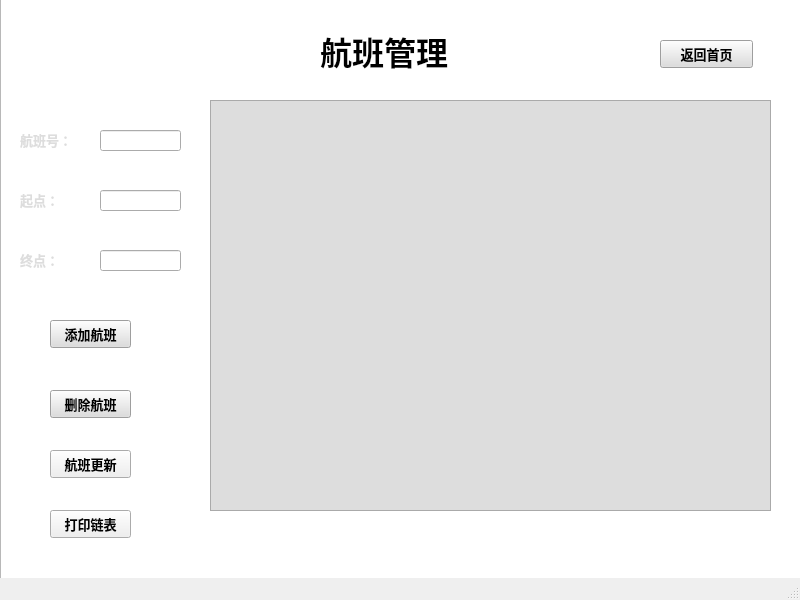
<?xml version="1.0" encoding="UTF-8"?>
<ui version="4.0">
 <class>ManageWindow</class>
 <widget class="QMainWindow" name="ManageWindow">
  <property name="geometry">
   <rect>
    <x>0</x>
    <y>0</y>
    <width>800</width>
    <height>600</height>
   </rect>
  </property>
  <property name="windowTitle">
   <string>MainWindow</string>
  </property>
  <property name="styleSheet">
   <string notr="true"/>
  </property>
  <widget class="QWidget" name="centralwidget">
   <widget class="QListView" name="listView">
    <property name="geometry">
     <rect>
      <x>0</x>
      <y>-90</y>
      <width>821</width>
      <height>671</height>
     </rect>
    </property>
    <property name="styleSheet">
     <string notr="true">background-image:url(&quot;C:/Users/11245/Documents/Web/background_image/1.jpg&quot;);
color:rgb(0,0,0)</string>
    </property>
   </widget>
   <widget class="QLabel" name="label">
    <property name="geometry">
     <rect>
      <x>320</x>
      <y>30</y>
      <width>181</width>
      <height>41</height>
     </rect>
    </property>
    <property name="font">
     <font>
      <family>Arial</family>
      <pointsize>24</pointsize>
      <weight>75</weight>
      <bold>true</bold>
     </font>
    </property>
    <property name="text">
     <string>航班管理</string>
    </property>
   </widget>
   <widget class="QPushButton" name="pushButton">
    <property name="geometry">
     <rect>
      <x>50</x>
      <y>320</y>
      <width>81</width>
      <height>28</height>
     </rect>
    </property>
    <property name="font">
     <font>
      <family>Arial</family>
      <pointsize>10</pointsize>
      <weight>75</weight>
      <bold>true</bold>
     </font>
    </property>
    <property name="styleSheet">
     <string notr="true">background-color:rgb(221,221,221)</string>
    </property>
    <property name="text">
     <string>添加航班</string>
    </property>
   </widget>
   <widget class="QPushButton" name="pushButton_4">
    <property name="geometry">
     <rect>
      <x>660</x>
      <y>40</y>
      <width>93</width>
      <height>28</height>
     </rect>
    </property>
    <property name="font">
     <font>
      <family>Arial</family>
      <pointsize>10</pointsize>
      <weight>75</weight>
      <bold>true</bold>
     </font>
    </property>
    <property name="styleSheet">
     <string notr="true">background-color:rgb(221,221,221)</string>
    </property>
    <property name="text">
     <string>返回首页</string>
    </property>
   </widget>
   <widget class="QTableView" name="tableView">
    <property name="geometry">
     <rect>
      <x>210</x>
      <y>100</y>
      <width>561</width>
      <height>411</height>
     </rect>
    </property>
    <property name="styleSheet">
     <string notr="true">background-color:rgb(221,221,221)</string>
    </property>
   </widget>
   <widget class="QPushButton" name="pushButton_5">
    <property name="geometry">
     <rect>
      <x>50</x>
      <y>390</y>
      <width>81</width>
      <height>28</height>
     </rect>
    </property>
    <property name="font">
     <font>
      <family>Arial</family>
      <pointsize>10</pointsize>
      <weight>75</weight>
      <bold>true</bold>
     </font>
    </property>
    <property name="styleSheet">
     <string notr="true">background-color:rgb(221,221,221)</string>
    </property>
    <property name="text">
     <string>删除航班</string>
    </property>
   </widget>
   <widget class="QLabel" name="label_3">
    <property name="geometry">
     <rect>
      <x>20</x>
      <y>130</y>
      <width>72</width>
      <height>20</height>
     </rect>
    </property>
    <property name="font">
     <font>
      <family>Arial</family>
      <pointsize>10</pointsize>
      <weight>75</weight>
      <bold>true</bold>
     </font>
    </property>
    <property name="styleSheet">
     <string notr="true">color:rgb(221,221,221)</string>
    </property>
    <property name="text">
     <string>航班号：</string>
    </property>
   </widget>
   <widget class="QLineEdit" name="lineEdit_2">
    <property name="geometry">
     <rect>
      <x>100</x>
      <y>130</y>
      <width>81</width>
      <height>21</height>
     </rect>
    </property>
    <property name="styleSheet">
     <string notr="true"/>
    </property>
   </widget>
   <widget class="QLabel" name="label_4">
    <property name="geometry">
     <rect>
      <x>20</x>
      <y>190</y>
      <width>72</width>
      <height>20</height>
     </rect>
    </property>
    <property name="font">
     <font>
      <family>Arial</family>
      <pointsize>10</pointsize>
      <weight>75</weight>
      <bold>true</bold>
     </font>
    </property>
    <property name="styleSheet">
     <string notr="true">color:rgb(221,221,221)</string>
    </property>
    <property name="text">
     <string>起点：</string>
    </property>
   </widget>
   <widget class="QLineEdit" name="start">
    <property name="geometry">
     <rect>
      <x>100</x>
      <y>190</y>
      <width>81</width>
      <height>21</height>
     </rect>
    </property>
    <property name="styleSheet">
     <string notr="true"/>
    </property>
   </widget>
   <widget class="QLabel" name="label_5">
    <property name="geometry">
     <rect>
      <x>20</x>
      <y>250</y>
      <width>72</width>
      <height>20</height>
     </rect>
    </property>
    <property name="font">
     <font>
      <family>Arial</family>
      <pointsize>10</pointsize>
      <weight>75</weight>
      <bold>true</bold>
     </font>
    </property>
    <property name="styleSheet">
     <string notr="true">color:rgb(221,221,221)</string>
    </property>
    <property name="text">
     <string>终点：</string>
    </property>
   </widget>
   <widget class="QLineEdit" name="end">
    <property name="geometry">
     <rect>
      <x>100</x>
      <y>250</y>
      <width>81</width>
      <height>21</height>
     </rect>
    </property>
    <property name="styleSheet">
     <string notr="true"/>
    </property>
   </widget>
   <widget class="QPushButton" name="pushButton_6">
    <property name="geometry">
     <rect>
      <x>50</x>
      <y>450</y>
      <width>81</width>
      <height>28</height>
     </rect>
    </property>
    <property name="font">
     <font>
      <family>Arial</family>
      <pointsize>10</pointsize>
      <weight>75</weight>
      <bold>true</bold>
     </font>
    </property>
    <property name="styleSheet">
     <string notr="true"/>
    </property>
    <property name="text">
     <string>航班更新</string>
    </property>
   </widget>
   <widget class="QPushButton" name="pushButton_7">
    <property name="geometry">
     <rect>
      <x>50</x>
      <y>510</y>
      <width>81</width>
      <height>28</height>
     </rect>
    </property>
    <property name="font">
     <font>
      <family>Arial</family>
      <pointsize>10</pointsize>
      <weight>75</weight>
      <bold>true</bold>
     </font>
    </property>
    <property name="styleSheet">
     <string notr="true"/>
    </property>
    <property name="text">
     <string>打印链表</string>
    </property>
   </widget>
  </widget>
  <widget class="QMenuBar" name="menubar">
   <property name="geometry">
    <rect>
     <x>0</x>
     <y>0</y>
     <width>800</width>
     <height>26</height>
    </rect>
   </property>
  </widget>
  <widget class="QStatusBar" name="statusbar"/>
 </widget>
 <resources/>
 <connections/>
</ui>
